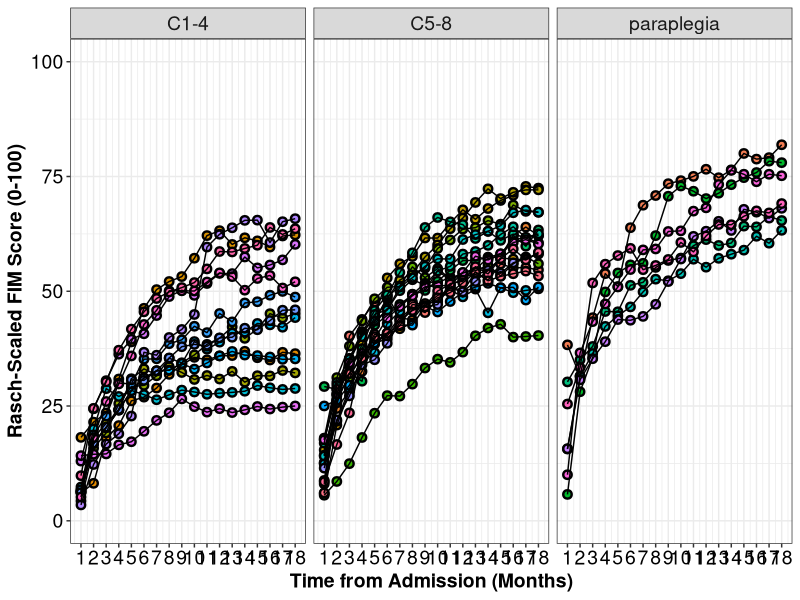
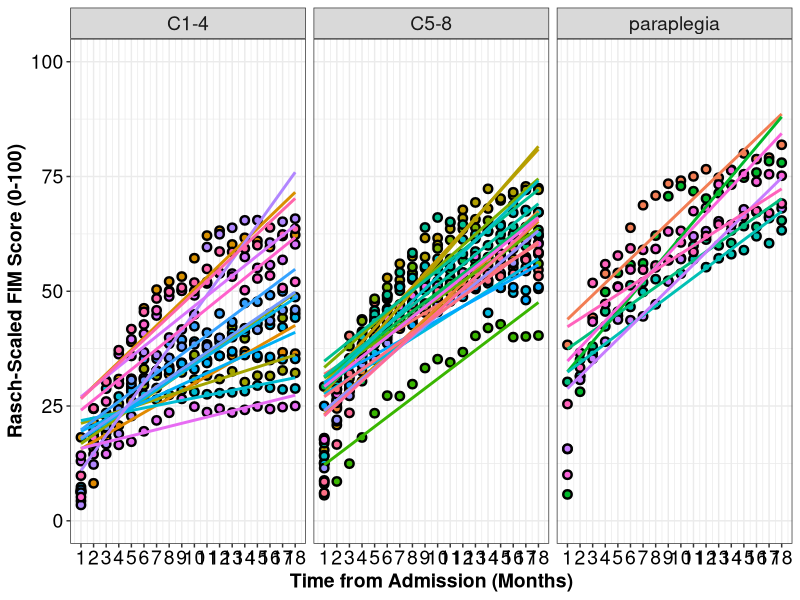
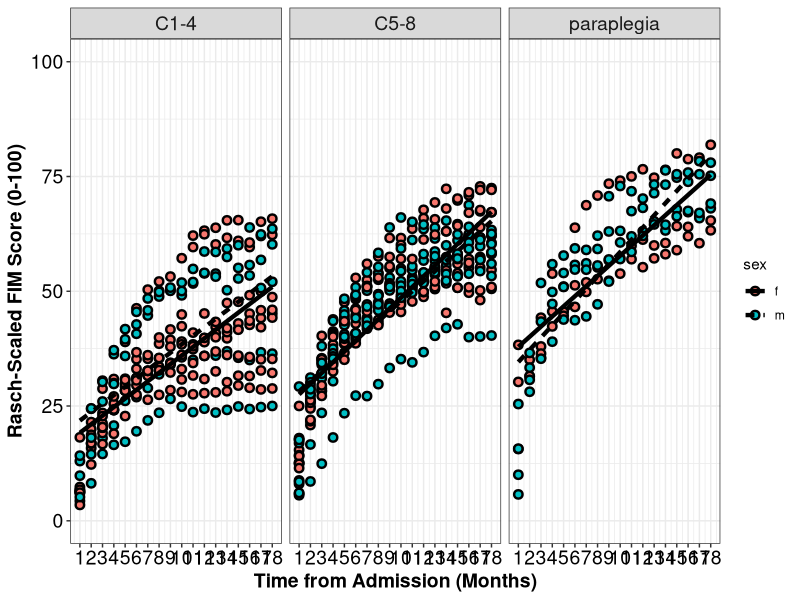
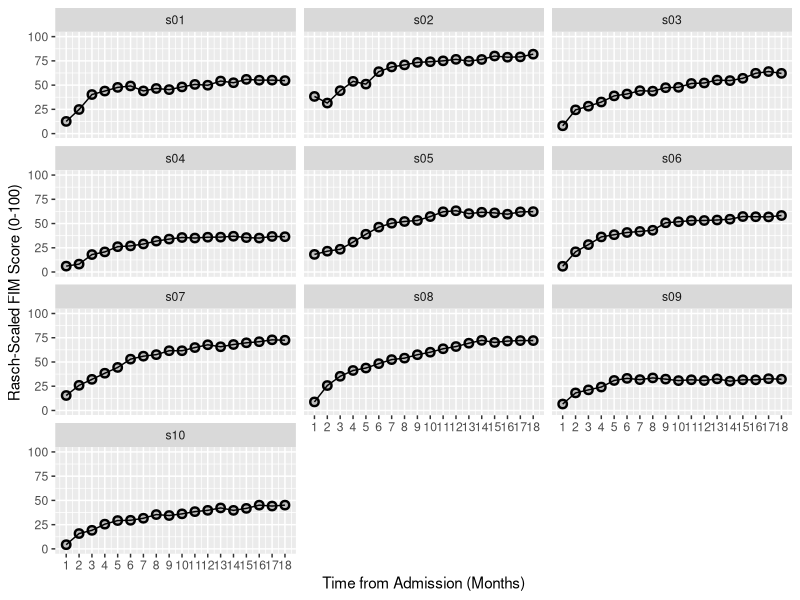
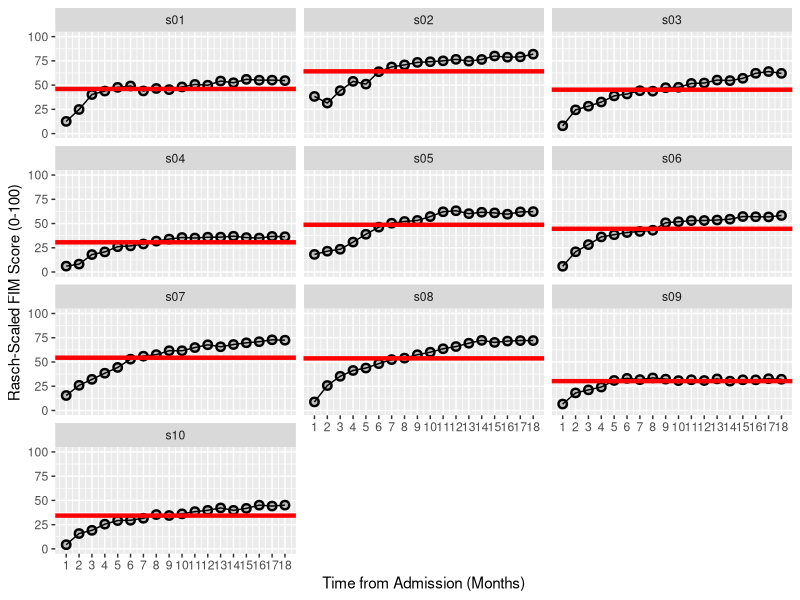
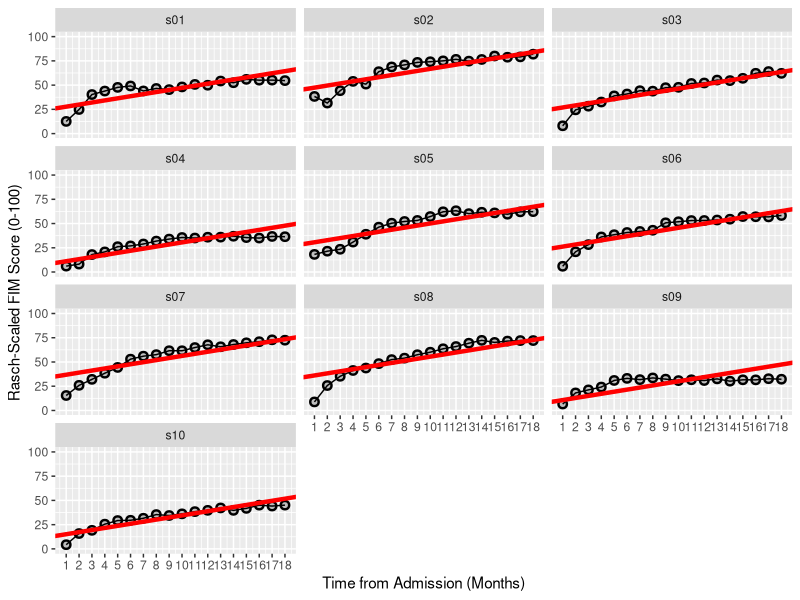
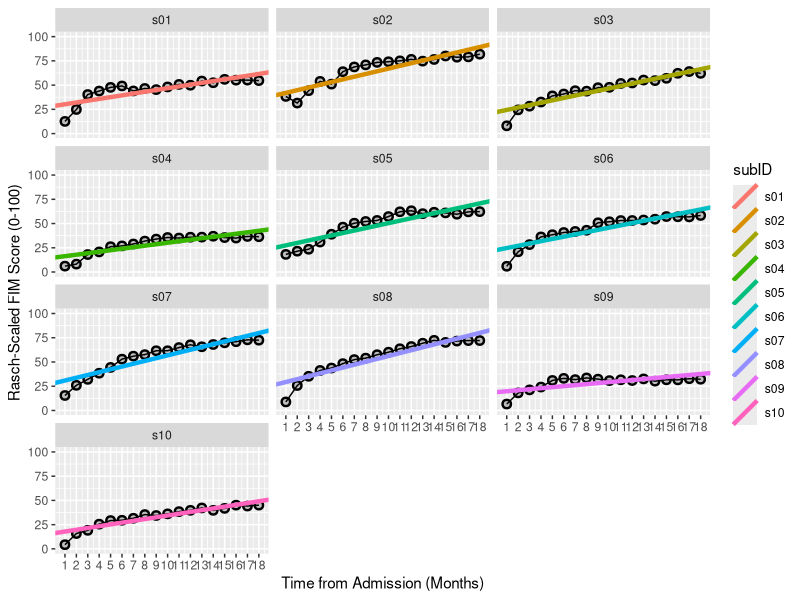

Here is the R script that generated these plots, in order: (Note: this script raises an error after producing the figures.)
# ACRM 2018 Longitudinal Data Analysis Workshop
# By Keith Lohse, Neurorehabilitation Informatics Lab, 2018-09-07

# Loading the essential libraries. 
library("ggplot2"); library("lme4"); library("car"); library("dplyr"); library("lmerTest"); 

# If these packages are not installed already, run the following code:
install.packages("ggplot2"); install.packages("lme4"); install.packages("car"); 
install.packages("dplyr"); install.packages("lmerTest"); 


##----------------------- Data Cleaning and QA ---------------------------------
## Setting the Directory -------------------------------------------------------
getwd()
setwd("C:/Users/USERNAME/Box Sync/Collaboration/Al Kozlowski/")
list.files()
# Make sure that the file data_session1.csv is saved in your working directory.

# Import the .csv file into R. 
# We will save this file in the R environment as an object called "DATA".
DATA<-read.csv("./data_session1.csv", header = TRUE, sep=",",  
               na.strings=c("NA","NaN"," ",""))

# Use the head() function to check the structure of the data file.
head(DATA)

# Alternately you can also download the data file from the web here:
# DATA <- read.csv("https://raw.githubusercontent.com/keithlohse/LMER_Clinical_Science/master/data/data_nonlinear_v4.csv")
# head(DATA)


## ----------------------- Basic Data Visualization ----------------------------
## FIM scores by gender and time -----------------------------------------------
g1<-ggplot(DATA, aes(x = month, y = rasch_FIM)) +
  geom_point(aes(fill=as.factor(subID)), pch=21, size=2, stroke=1.25) +
  geom_line(aes(group=subID)) +
  facet_wrap(~AIS_grade)
g2<-g1+scale_x_continuous(name = "Time from Admission (Months)", breaks=c(0:18)) +
  scale_y_continuous(name = "Rasch-Scaled FIM Score (0-100)",limits=c(0,100))
g3 <- g2 + theme_bw() + 
  theme(axis.text=element_text(size=14, colour="black"), 
        axis.title=element_text(size=14,face="bold")) +
  theme(strip.text.x = element_text(size = 14))+
  theme(legend.position="none")

plot(g3)
## -----------------------------------------------------------------------------

## Linear Fit for each person --------------------------------------------------
g1<-ggplot(DATA, aes(x = month, y = rasch_FIM)) +
  geom_point(aes(fill=as.factor(subID)), pch=21, size=2, stroke=1.25) +
  stat_smooth(aes(col=subID), se=FALSE, method="lm") +
  facet_wrap(~AIS_grade)
g2<-g1+scale_x_continuous(name = "Time from Admission (Months)", breaks=c(0:18)) +
  scale_y_continuous(name = "Rasch-Scaled FIM Score (0-100)",limits=c(0,100))
g3 <- g2 + theme_bw() + 
  theme(axis.text=element_text(size=14, colour="black"), 
        axis.title=element_text(size=14,face="bold")) +
  theme(strip.text.x = element_text(size = 14))+
  theme(legend.position="none")

plot(g3)
## -----------------------------------------------------------------------------


## Linear Fit by gender --------------------------------------------------------
g1<-ggplot(DATA, aes(x = month, y = rasch_FIM)) +
  geom_point(aes(fill=sex), pch=21, size=2, stroke=1.25) +
  stat_smooth(aes(lty=sex), col="black", lwd=1.5,se=FALSE, method="lm") +
  facet_wrap(~AIS_grade)
g2<-g1+scale_x_continuous(name = "Time from Admission (Months)", breaks=c(0:18)) +
  scale_y_continuous(name = "Rasch-Scaled FIM Score (0-100)",limits=c(0,100))
g3 <- g2 + theme_bw() + 
  theme(axis.text=element_text(size=14, colour="black"), 
        axis.title=element_text(size=14,face="bold")) +
  theme(strip.text.x = element_text(size = 14))

plot(g3)
## -----------------------------------------------------------------------------


# Understanding basic random-effects ------------------------------------------
# Random Intercepts Model ----
raneff_00<-lmer(rasch_FIM~
                  # Fixed-effects
                  1+
                  # Random-effects
                  (1|subID), data=DATA, REML=FALSE)
summary(raneff_00)

# Recall that the fixed-effect for the intercept is the overall, "group-level"
# intercept in our model.
# However, we also have a random-effect of subject for the intercenpt. This means
# that our model estimates a deviate for each subject from the group-level 
# intercept. To see these random-effects using the raneff function. 

ranef(raneff_00)

# Remember that these are deviates from the fixed-effect, so if we want to see
# what the model is actually estimating for each person, we need to add the 
# fixed-effect back in:
fixef(raneff_00)

# We could do this manually, adding the fixef() output to the ranef() output, 
# but we can also get the indivudal values using the coef() function:
coef(raneff_00)$subID

# If you want the actual predictions of the model, rather than the estimated
# effects, you can use the fitted() function. 
# Note the difference in the size of these arrays. The fitted() function gives
# us a prediction for each person at each point.
fitted(raneff_00)


# To help us understand the model, we can plot these predictions for each person.
# First, lets take a subset of the first 10 people:
first10<-DATA[c(1:180),]

# Second, we'll make a smaller dataset with the predictions for these 10:
PRED<-data.frame(subID=c("s01","s02","s03","s04","s05","s06","s07","s08","s09", "s10"),
                 Intercepts=c(coef(raneff_00)$subID[c(1:10),]))
PRED


g1<-ggplot(first10, aes(x = month, y = rasch_FIM)) +
  geom_point(fill="grey", pch=21, size=2, stroke=1.25) +
  geom_line(aes(group=subID)) +
  facet_wrap(~subID, ncol=3)
g2<-g1+scale_x_continuous(name = "Time from Admission (Months)", breaks=c(0:18)) +
  scale_y_continuous(name = "Rasch-Scaled FIM Score (0-100)",limits=c(0,100))
print(g2)
g3<-g2+geom_abline(aes(intercept=Intercepts, slope=0), col="red", lwd=1.5, PRED)
plot(g3)


# Hopefully this plot will clearly show that our model is estimating a different
# intercept for each person, but everyone has the same slope, because we have not 
# allowed FIM scores to vary over time. 


# Fixed Slope Model ----
raneff_01<-lmer(rasch_FIM~
                  # Fixed-effects
                  1+month+
                  # Random-effects
                  (1|subID), data=DATA, REML=FALSE)
summary(raneff_01)

# Note that when we run the ranef() function, there is still only a random effect
# of the intercept:
ranef(raneff_01)

# When we run the fixef() function, however, now have both a slopes and intercept:
fixef(raneff_01)

# When we run the coef() function, you can see that each person has a unique 
# intercept, but everyone has the same slope:
coef(raneff_01)$subID


# As before, let's make a smaller dataset with the predictions for these 10 people:
PRED<-data.frame(subID=c("s01","s02","s03","s04","s05","s06","s07","s08","s09", "s10"),
                 Intercepts=c(coef(raneff_01)$subID[c(1:10),1]),
                 Slopes=c(coef(raneff_01)$subID[c(1:10),2]))
PRED

# We can now plot the predictions for each person, note that although each person
# has a different intercept, they all have the same slope. 
g1<-ggplot(first10, aes(x = month, y = rasch_FIM)) +
  geom_point(fill="grey", pch=21, size=2, stroke=1.25) +
  geom_line(aes(group=subID)) +
  facet_wrap(~subID, ncol=3)
g2<-g1+scale_x_continuous(name = "Time from Admission (Months)", breaks=c(0:18)) +
  scale_y_continuous(name = "Rasch-Scaled FIM Score (0-100)",limits=c(0,100))
g3<-g2+geom_abline(aes(intercept=Intercepts, slope=Slopes), col="red", lwd=1.5, PRED)
plot(g3)






# Random Slopes and Intercepts Model ----
raneff_02<-lmer(rasch_FIM~
                  # Fixed-effects
                  1+month+
                  # Random-effects
                  (1+month|subID), data=DATA, REML=FALSE)
summary(raneff_02)

# Now when we run the ranef() function, there is random effect for both the 
# slope and the intercept:
ranef(raneff_02)

# When we run the fixef() function, it returns the group-level intercept and slope:
fixef(raneff_02)

# When we run the coef() function, the random-effects (deviates) are combined
# with the group-level fixed-effects to get a unique slope and intercept 
# for each person:
coef(raneff_02)$subID


# As before, let's make a smaller dataset with the predictions for these 10 people:
PRED<-data.frame(subID=c("s01","s02","s03","s04","s05","s06","s07","s08","s09", "s10"),
                 Intercepts=c(coef(raneff_02)$subID[c(1:10),1]),
                 Slopes=c(coef(raneff_02)$subID[c(1:10),2]))
PRED

# Now we can plot the predictions for each person, note that each person has a 
# different intercept and slope. 
g1<-ggplot(first10, aes(x = month, y = rasch_FIM)) +
  geom_point(fill="grey", pch=21, size=2, stroke=1.25) +
  geom_line(aes(group=subID)) +
  facet_wrap(~subID, ncol=3)
g2<-g1+scale_x_continuous(name = "Time from Admission (Months)", breaks=c(0:18)) +
  scale_y_continuous(name = "Rasch-Scaled FIM Score (0-100)",limits=c(0,100))
g3<-g2+geom_abline(aes(intercept=Intercepts, slope=Slopes, col=subID), lwd=1.5, PRED)
plot(g3)


## ------------------- Comparing between Models --------------------------------
# Now that we have our three random-effects models:
# 1. Random Intercepts
# 2. Fixed Slopes and Random Intercepts
# 3. Random Slopes and Random Intercepts
# ... how do we decide which one is most appropriate?

# We can do this is by analyzing the the variance explained by each model. 
anova(raneff_00,raneff_01,raneff_02)

# The Wald Test of the change in deviance suggests that Model raneff_01 is a 
# better explanation of the data than Model raneff_00, and furthermore that 
# Model raneff_02 is a better explanation of the data than Model raneff_01.
# More conservatively, we can use the AIC. Without going into detail about the 
# AIC, lower numbers indicate better model fit and AIC is based on the deviance 
# but introduces a penalty based on the number of parameters to reduce over-
# fitting. 

# A complementary step we can take is calculate how much residual variance 
# we might have left to  explain. 
# In our multilevel model, keep in mind that we have variance at two levels:
# 1. Level One: which are the data-points within subjects.
# 2. Level Two: variation between subjects slopes and intercepts.

# We can get a summary of the random-effects from the "null" model and the 
# best fitting model by using the VarCorr() function. 
VarCorr(raneff_00)
VarCorr(raneff_02)

# These values will help us keep track of how much variance is "available" to 
# be explained in our subsequent models. Similarly, these values will inform us
# how much variance our fixed-effects explain at Level 1 and Level 2 (sort of 
# like an R^2 that has been divided into two parts).



## --------------- Unconditional and Conditional Models ------------------------
# Creating our Time variable ---------------------------------------------------

summary(DATA$month)
# Note the wide range in the month variable (1-18). 
# There are two issues with this:
# 1. Time starts at 1 instead of 0
# 2. This scale is a lot larger than other variables we might want to include.

# To address these issues, we will convert Months to Years and try "centering"
# the time variable in different locations. 

# The first time variable, year0 will set the first assessment equal to 0
DATA$year<-DATA$month/12
DATA$year.0<-DATA$year-min(DATA$year)
summary(DATA$year.0)

# Next, we will create a mean centered time variable, year.c:
mean(DATA$year)
DATA$year.c<-DATA$year-mean(DATA$year)
summary(DATA$year.c)

# Let's look at the effects these two different time variables have on the 
# fixed-effects and random-effects. 

# Time 0 = the first time time point ----
time_00<-lmer(rasch_FIM~
            # Fixed-effects
            1+year.0+
            # Random-effects
            (1+year.0|subID), data=DATA, REML=FALSE)
summary(time_00)

# Time 0 = the mean time of 0.79 years ----
time_01<-lmer(rasch_FIM~
                # Fixed-effects
                1+year.c+
                # Random-effects
                (1+year.c|subID), data=DATA, REML=FALSE)
summary(time_01)

# Compare the fixed-effects of the intercept and the slope between the two models.
# Compare the random-effects between the two models.


# Centering the time-variable on the first time point makes a lot of sense 
# conceptually, but it is important to remember what that means when interpreting 
# other variables. 
# As you might recall from multiple regression in previous courses, when 
# interaction terms are included in a model, the effect of one variable is 
# being interpreted when the other variable is equal to 0. 
# Thus, if we had year.0 in our model, that would mean the effects of other 
# variables are being evaluated when time = 0, at the initial assessment. 
# Conversely, if we use year.c in our model, that would mean the effect of other
# variables are being evaluated when time = 0, which is at 0.79 yrs (or 9.5 months).


## Conditional Model: Does the slope change as a function of AIS grade? ----
# With our new variable of time in years, we want to see if we can explain the
# residual variation in subject's slopes and intercepts.

# Main-Effect Model: Equivalent to Conditional Intercepts
cond_00<-lmer(rasch_FIM~
                # Fixed-effects
                1+year.0+AIS_grade+
                # Random-effects
                (1+year.0|subID), data=DATA, REML=FALSE)
summary(cond_00)

# Interaction Model: Conditional Intercepts and Slopes
cond_01<-lmer(rasch_FIM~
                # Fixed-effects
                1+year.0*AIS_grade+
                # Random-effects
                (1+year.0|subID), data=DATA, REML=FALSE)
summary(cond_01)


anova(cond_00,cond_01)


# Contrast coding the group variable ---- 
contrasts(DATA$AIS_grade)

DATA$AIS_grade.c<-DATA$AIS_grade
contrasts(DATA$AIS_grade.c)<-contr.poly(3)
contrasts(DATA$AIS_grade.c)

# Main Effects with contrast coded group variable
cond_02<-lmer(rasch_FIM~
                # Fixed-effects
                1+year.0+AIS_grade.c+
                # Random-effects
                (1+year.0|subID), data=DATA, REML=FALSE)
summary(cond_02)

# Interaction Model with contrast coded group variable
cond_03<-lmer(rasch_FIM~
                # Fixed-effects
                1+year.0*AIS_grade.c+
                # Random-effects
                (1+year.0|subID), data=DATA, REML=FALSE)
summary(cond_03)


anova(cond_02,cond_03)


## Evaluating our Models -------------------------------------------------------
# Although the interaction model was not statistically better than the main-
# effects model, it can useful to present the full model to show the non-
# significant interactions. 

summary(cond_01)

# How much variation in individual slopes and intercepts did we explain with
# AIS Grade?
VarCorr(time_00)
VarCorr(cond_01)


# We can also plot the fixed-effects estimates from our models "on top" of the 
# raw data to show the conditional effects. 

## Linear Fit by AIS Category --------------------------------------------------
summary(cond_01)
FIXED<-data.frame(AIS_grade=c("C1-4","C5-8","paraplegia"),
                 Intercepts=c(20.113, (20.113+7.779), (20.113+15.89)),
                 Slopes=c(22.348, (22.348+4.714), (22.348+7.257)))
FIXED


g1<-ggplot(DATA, aes(x = year, y = rasch_FIM)) +
  geom_point(fill="grey", pch=21, size=2, stroke=1.25) +
  facet_wrap(~AIS_grade)
g2<-g1+scale_x_continuous(name = "Time from Admission (Years)") +
  scale_y_continuous(name = "Rasch-Scaled FIM Score (0-100)",limits=c(0,100))
g3 <- g2 + theme_bw() + 
  theme(axis.text=element_text(size=14, colour="black"), 
        axis.title=element_text(size=14,face="bold")) +
  theme(strip.text.x = element_text(size = 14))

plot(g3)

g4<-g3+geom_abline(aes(intercept=Intercepts, slope=Slopes, col=AIS_grade,
                       lty = AIS_grade), lwd=2, FIXED)
plot(g4)

## -----------------------------------------------------------------------------


## Checking the Assumptions of our Model ---------------------------------------
# The DATA data frame is what we might call our Level 1 matrix. That is, each
# person and time point is represented. For checking out statistical assumptions, 
# it will also be helpful for us to create a Level 2 matrix. The Level 2 matrix
# will preserve participant information, but ignore time information.

LVL2<-summarize(group_by(DATA, subID),
                  AIS_grade = AIS_grade[1])
LVL2
# At the moment, our LVL2 dataframe contains subject IDs and group information. 
# Next, lets add the random-effects from our models:
LVL2$RE_int<-ranef(cond_01)$subID$`(Intercept)`
LVL2$RE_year<-ranef(cond_01)$subID$year
# Note that we can add this data on directly because the matrix is sorted by 
# subID and the the array we are adding is sorted by subID.

LVL2



# Normality ----
# Residuals at Level 1
qqnorm(resid(cond_01))

# Residuals at Level 2
qqnorm(LVL2$RE_int)
qqnorm(LVL2$RE_year)



# Homoscedasticity ----
# Comparable Variances at Level 1
x <- fitted(cond_01)
y <- resid(cond_01)/sd(resid(cond_01))
plot(x=x, y=y, xlab = "Fitted Values", ylab="Standardized Residuals",
     ylim=c(-4,4))


# Comparable Variances at Level 2
# Intercepts
LVL2$STD_int<-LVL2$RE_int/sd(LVL2$RE_int)
plot(x=LVL2$AIS_grade, y=LVL2$STD_int, 
     xlab = "Fitted Values", ylab="Standardized Residuals",
     ylim=c(-4,4))

# Slopes
LVL2$STD_year<-LVL2$RE_year/sd(LVL2$RE_year)
plot(x=LVL2$AIS_grade, y=LVL2$STD_year, 
     xlab = "Fitted Values", ylab="Standardized Residuals",
     ylim=c(-4,4))



# Influential Participants ----
# Residuals at Level 1
plot(DATA$subID, resid(cond_01)/sd(resid(cond_01)), 
     ylab="Standardized Residuals", xlab="Subject ID",
     ylim=c(-4,4))


# Residuals at Level 2
# Variation in Intercepts
plot(x=LVL2$subID, y=LVL2$STD_int, 
     xlab="Subject ID", ylab="Standardized Residual",
     ylim=c(-4,4))

# Variation in Slopes
plot(x=LVL2$subID, y=LVL2$STD_year, 
     xlab="Subject ID", ylab="Standardized Residual",
     ylim=c(-4,4))


## -------------- Exporting the Revised Data File ------------------------------
# Finally, we want to save our revised data file to include the different 
# variables we created in a new .csv file.

write.csv(DATA, "./data_session2.csv")
